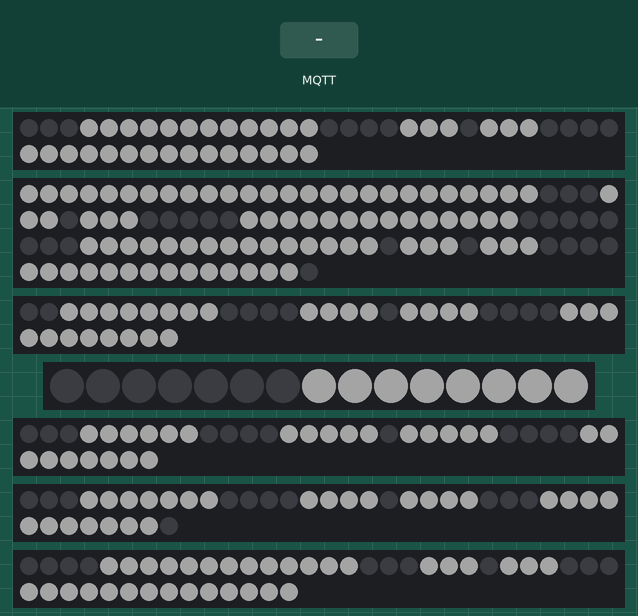
A sketch run on a simulated ESP32. Parts: 45 RGB LEDs in strip order, left to right, continuing on the next row, 105 RGB LEDs in strip order, left to right, continuing on the next row, 2 × 38 RGB LEDs in strip order, left to right, continuing on the next row, 15 RGB LEDs in strip order, left to right, 37 RGB LEDs in strip order, left to right, continuing on the next row, 44 RGB LEDs in strip order, left to right, continuing on the next row. Inputs (shaded band) come from the test bench. Dim RGB values are drawn brighter than linear; WiFi joins after 1.5 s; servers stay silent unless stated; colours are those a GRB WS2812 strip shows for the declared byte order; no MQTT or app messages arrive unless stated; what the sketch prints to the serial monitor is not drawn.

Above: at 1.6 s.
2.8 s: MQTT message "1" arrives on the first subscribed topic
At 2.83 s:
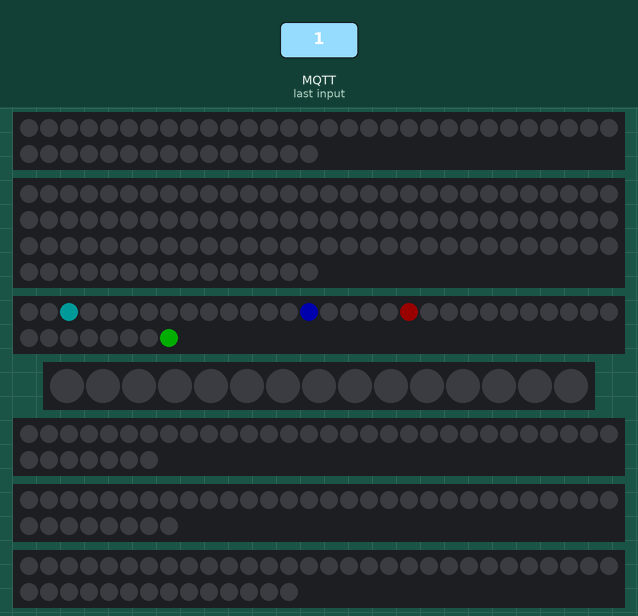
4.5 s: MQTT message "4" arrives on the first subscribed topic
At 4.67 s:
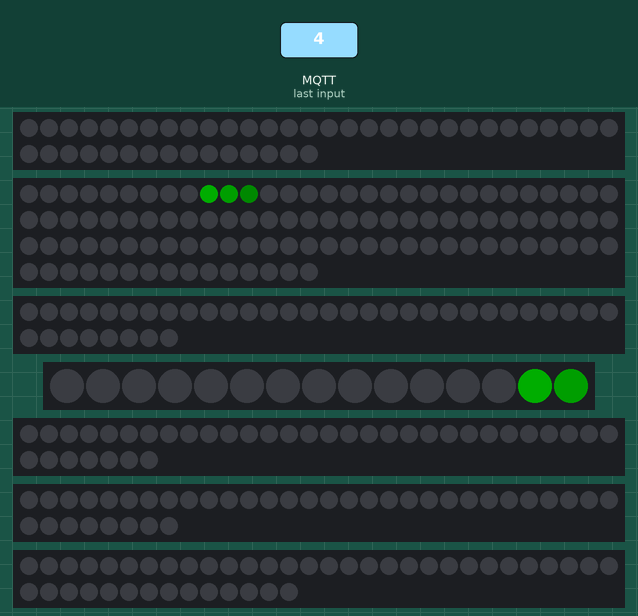
6.2 s: MQTT message "5" arrives on the first subscribed topic
At 6.29 s:
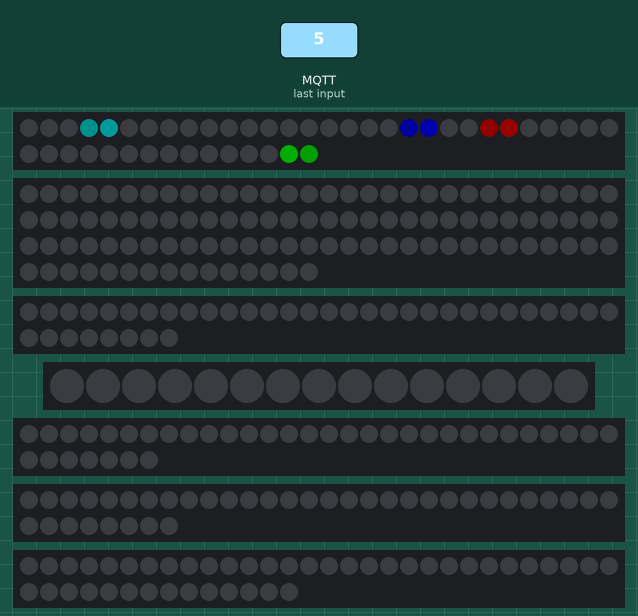
Timing chart, 0 to 9.2 s (numbered marks = the images above; inputs shaded):
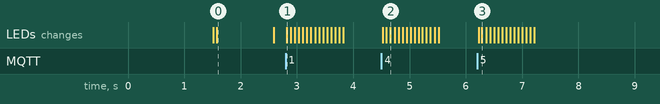

The sketch:

ESP32_MQTT_SET.ino
```cpp
#include "SET_Header.h"

unsigned long timerUpdate;
unsigned long ledSpeed = 70;

// WiFi credentials
const char* ssid = "Pepper_C1-MUX-88B704";
const char* password = "";

// MQTT broker settings
const char* mqtt_server = "192.168.150.24"; // Change it to what ever ip the broker is at
const int mqtt_port = 1883;
const char* mqtt_user = "mqtt_user";
const char* mqtt_password = "smartenergytable";
const char* mqtt_topic = "pepper/forwarded";

WiFiClient espClient;
PubSubClient client(espClient);

const unsigned long timerDuration = 1000;
bool antennaFlag = false;
int antenna;
unsigned long antennaLastActive[LEDSECTIONS] = {0};
bool antennaActive[LEDSECTIONS] = {false};


// Constructor for multiple led sections
WipeEffect effects[LEDSECTIONS]; // Store animation state for each segment

void __init__CD77_colorwipe(uint8_t y, CRGB color, uint32_t wait, bool reverse) {
  effects[y].index = reverse ? segments[y].size - 1 : 0;
  effects[y].active = false;
  effects[y].color = color;
  effects[y].lastUpdate = millis();
  effects[y].interval = wait;
  effects[y].reverse = reverse;
}

void callback(char* topic, byte* payload, unsigned int length) {
    Serial.print("Message received on topic: ");
    Serial.println(topic);

    String message = "";
    for (int i = 0; i < length; i++) {
        message += (char)payload[i];
    }
    Serial.println(message);

   // Split message into command and antenna number
  int separatorIndex = message.indexOf(':');
  String command = message.substring(0, separatorIndex);
  antenna = message.substring(separatorIndex + 1).toInt();
  if (antenna <= 0 || antenna > 8) return;  // invalid antenna index

  // Determine how many segments are valid for this antenna
  uint8_t segmentCount = (antenna == 4) ? 2 : 4;

  for (int i = 0; i < segmentCount; i++) {
    uint8_t segmentIndex = antennaToSegments[antenna][i];
    if (segmentIndex >= segments.size()) continue;

    // Only reset if animation is not running
    if (!effects[segmentIndex].active) {
        effects[segmentIndex].active = true;
        effects[segmentIndex].index = effects[segmentIndex].reverse ? segments[segmentIndex].size - 1 : 0;
    }

    antennaLastActive[segmentIndex] = millis();
    antennaActive[segmentIndex] = true;
    Serial.printf("Activated segment %d for antenna %d\n", segmentIndex, antenna);
  }
}

void setup_led(){
  // Define FastLED settings
  FastLED.addLeds<CHIPSET, Data_PinS1>(ledsS1, 45);
  FastLED.addLeds<CHIPSET, Data_PinS2>(ledsS2, 105);
  FastLED.addLeds<CHIPSET, Data_PinS3>(ledsS3, 38);
  FastLED.addLeds<CHIPSET, Data_PinS4>(ledsS4, 15);
  FastLED.addLeds<CHIPSET, Data_PinS5>(ledsS5, 37);
  FastLED.addLeds<CHIPSET, Data_PinS6>(ledsS6, 38);
  FastLED.addLeds<CHIPSET, Data_PinS7>(ledsS7, 44);
  FastLED.setBrightness(BRIGHTNESS);
  FastLED.setMaxPowerInVoltsAndMilliamps(5, 1500);
  set_max_power_indicator_LED(13);

  // Initialise colorwipe function with WipeEffects atributes
  for (int i = 0; i <= LEDSECTIONS; i++){
    __init__CD77_colorwipe(i, segments[i].color, ledSpeed, segments[i].reverse);
  }
}

void setup_wifi() {
    Serial.print("Connecting to WiFi...");
    WiFi.begin(ssid, password);
    while (WiFi.status() != WL_CONNECTED) {
        delay(500);
        Serial.print(".");
    }
    Serial.println("Connected!");
}

void mqttSplashEffect() {
  for (int i = 0; i < segments.size(); i++) {
    fill_solid(segments[i].leds, segments[i].size, CRGB::White); // white
  }
  FastLED.show();
  delay(1000);  // short burst

  for (int i = 0; i < segments.size(); i++) {
    fill_solid(segments[i].leds, segments[i].size, CRGB::Black);
  }
  FastLED.show();
  delay(150);  // return to background
}

void reconnect() {
    while (!client.connected()) {
        Serial.print("Attempting MQTT connection...");
        if (client.connect("ESP32Client", mqtt_user, mqtt_password)) {  // Authenticate here
            Serial.println("Connected to MQTT broker");
            client.subscribe(mqtt_topic);
            mqttSplashEffect();
        } else {
            Serial.print("Failed, rc=");
            Serial.print(client.state());
            Serial.println(" trying again in 5 seconds");
            delay(5000);
        }
    }
}
// Non-blocking LED update function
void updateCD77_colorwipe() {
  uint32_t now = millis();

  for (int i = 0; i < segments.size(); i++) {
    auto& eff = effects[i];
    auto& seg = segments[i];

    if (eff.active && now - eff.lastUpdate >= eff.interval) {
      eff.lastUpdate = now;

      // Clear trailing pixels behind current index
      for (int t = 1; t <= 3; ++t) {
        int clearPos = eff.reverse ? eff.index + t : eff.index - t;
        if (clearPos >= 0 && clearPos < seg.size) {
          seg.leds[clearPos] = CRGB::Black;
        }
      }
      // Draw head + trail
      if (eff.index >= 0 && eff.index < seg.size) {
        seg.leds[eff.index] = eff.color;

        for (int t = 1; t <= 2; ++t) {
          int trailPos = eff.reverse ? eff.index + t : eff.index - t;
          if (trailPos >= 0 && trailPos < seg.size) {
            seg.leds[trailPos] = eff.color;
            seg.leds[trailPos].fadeToBlackBy(t * 100);
          }
        }
      }
      // Advance index
      eff.index += eff.reverse ? -1 : 1;

      if (eff.reverse) {
        if (eff.index < -3) {
          eff.index = seg.size - 1;
        }
      } else {
        if (eff.index > seg.size + 2) {
          eff.index = 0;
        }
      }
    }
    // If antenna is not active > deactive leds
    if (antennaActive[i] && (now - antennaLastActive[i] >= timerDuration)) {
      eff.active = false;
      fill_solid(seg.leds, seg.size, CRGB::Black);
      antennaActive[i] = false;
    }
  }
    //FastLED.show();
}

void setup() {
    Serial.begin(115200);
    setup_wifi();
    setup_led();
    FastLED.show();
    client.setServer(mqtt_server, mqtt_port);
    client.setCallback(callback);
}

void loop() {

    if (!client.connected()) {
        reconnect();
    }
    client.loop();
    updateCD77_colorwipe();
    //delay(10); // Smooth timing
    FastLED.show();
}
```

SET_Header.h
```cpp
//
// Created by Lou on 20-5-2025.
//

#ifndef SET_HEADER_H
#define SET_HEADER_H

#include <WiFi.h>
#include <PubSubClient.h>
#include <FastLED.h>

// LED definintions
#define Data_PinS1 25
#define Data_PinS2 26
#define Data_PinS3 27
#define Data_PinS4 33
#define Data_PinS5 12
#define Data_PinS6 14
#define Data_PinS7 32

#define CHIPSET WS2812B
#define BRIGHTNESS 50
#define LEDSECTIONS 31


struct WipeEffect {
    int index = 0;
    bool active = false;
    bool reverse = false;
    CRGB color;
    uint32_t lastUpdate = 0;
    uint32_t interval = 200;
};

struct LEDSegment {
    CRGBSet leds;
    uint8_t size;
    bool reverse;
    CRGB color;
    //WipeEffect effect;

    LEDSegment(CRGBSet set, uint8_t s, bool rev, CRGB clr) : leds(set), size(s), reverse(rev), color(clr){}
};

CRGB ledsS1[45];
CRGB ledsS2[105], ledsS3[38], ledsS4[15], ledsS5[37], ledsS6[38], ledsS7[44];


std::vector<LEDSegment> segments = {
    LEDSegment(CRGBSet(ledsS2, 0, 11), 12, true, CRGB::Red), // Middle
    LEDSegment(CRGBSet(ledsS2, 12, 26), 14, false, CRGB::Red),// Segment 1
    LEDSegment(CRGBSet(ledsS2, 29, 32), 3, false, CRGB::Blue),
    LEDSegment(CRGBSet(ledsS2, 33, 36), 3, false, CRGB::Green),
    LEDSegment(CRGBSet(ledsS2, 41, 55), 14, true, CRGB::Purple),
    LEDSegment(CRGBSet(ledsS2, 63, 77), 15, false, CRGB::Red), // Segment 2 (Chained)
    LEDSegment(CRGBSet(ledsS2, 79, 82), 3, false, CRGB::Blue),
    LEDSegment(CRGBSet(ledsS2, 83, 86), 3, false, CRGB::Green),
    LEDSegment(CRGBSet(ledsS2, 90, 104), 14, true, CRGB::Purple),

    LEDSegment(CRGBSet(ledsS3, 2, 9), 8, false, CRGB::Purple), // Segment 3
    LEDSegment(CRGBSet(ledsS3, 14, 18), 4, false, CRGB::Blue),
    LEDSegment(CRGBSet(ledsS3, 19, 23), 4, false, CRGB::Green),
    LEDSegment(CRGBSet(ledsS3, 27, 38), 11, true, CRGB::Red),

    LEDSegment(CRGBSet(ledsS5, 3, 8), 6, false, CRGB::Purple), // Segment 4
    LEDSegment(CRGBSet(ledsS5, 13, 17), 5, false, CRGB::Blue),
    LEDSegment(CRGBSet(ledsS5, 19, 24), 5, false, CRGB::Green),
    LEDSegment(CRGBSet(ledsS5, 28, 37), 9, true, CRGB::Red),

    LEDSegment(CRGBSet(ledsS6, 3, 11), 7, false, CRGB::Purple), // Segment 5
    LEDSegment(CRGBSet(ledsS6, 14, 18), 4, false, CRGB::Blue),
    LEDSegment(CRGBSet(ledsS6, 19, 23), 4, false, CRGB::Green),
    LEDSegment(CRGBSet(ledsS6, 26, 38), 11, true, CRGB::Red),

    LEDSegment(CRGBSet(ledsS7, 4, 17), 13, false, CRGB::Purple),  // Segment 6
    LEDSegment(CRGBSet(ledsS7, 20, 23), 3, false, CRGB::Blue),
    LEDSegment(CRGBSet(ledsS7, 24, 27), 3, false, CRGB::Green),
    LEDSegment(CRGBSet(ledsS7, 30, 44), 14, true, CRGB::Red),

    LEDSegment(CRGBSet(ledsS1, 3, 14), 12, false, CRGB::Purple), // Segment 7
    LEDSegment(CRGBSet(ledsS1, 19, 22), 3, false, CRGB::Blue),
    LEDSegment(CRGBSet(ledsS1, 23, 26), 3, false, CRGB::Green),
    LEDSegment(CRGBSet(ledsS1, 30, 45), 15, true, CRGB::Red),

    LEDSegment(CRGBSet(ledsS4, 7, 15), 9, true, CRGB::Red) // Segment 8
};

// For 8 antennas (0 to 7), define segment indexes controlled by each
const uint8_t antennaToSegments[9][4] = {
    {0, 0, 0, 0},       // Antenna 1: 4 segments
    {9, 10, 11, 12},        // Antenna 2: 4 segments
    {5, 6, 7, 8},           // Antenna 3: 4 segments
    {1, 2, 3, 4},           // Antenna 4: 4 segments
    {0, 29},
    {25, 26, 27, 28},       // Antenna 5: 2 segments
    {21, 22, 23, 24},       // Antenna 6: 4 segments
    {17, 18, 19, 20},       // Antenna 7: 4 segments
    {13, 14, 15, 16}        // Antenna 8: 4 segments
};

#endif //SET_HEADER_H
```

Measured:
- after the input at 2.8 s, the LEDs: change at once (image 1)
- after the input at 4.5 s, the LEDs: first change at once (image 2 shows a later state)
- after the input at 6.2 s, the LEDs: first change at once (image 3 shows a later state)
- what the display in image 0 shows lasts 1.0 s, from 1.6 s to 2.6 s
